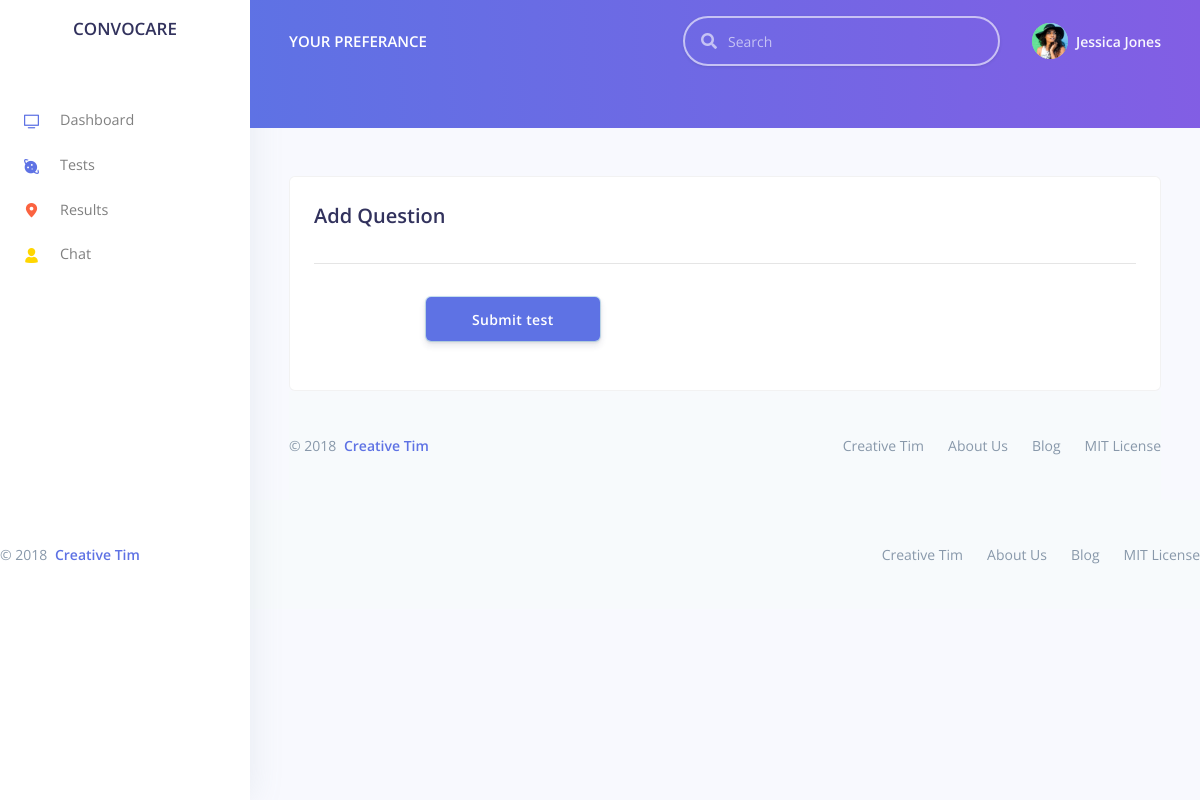
Before: /pages/user/give-test.php?test_id=1 (signed in) with the older database file.
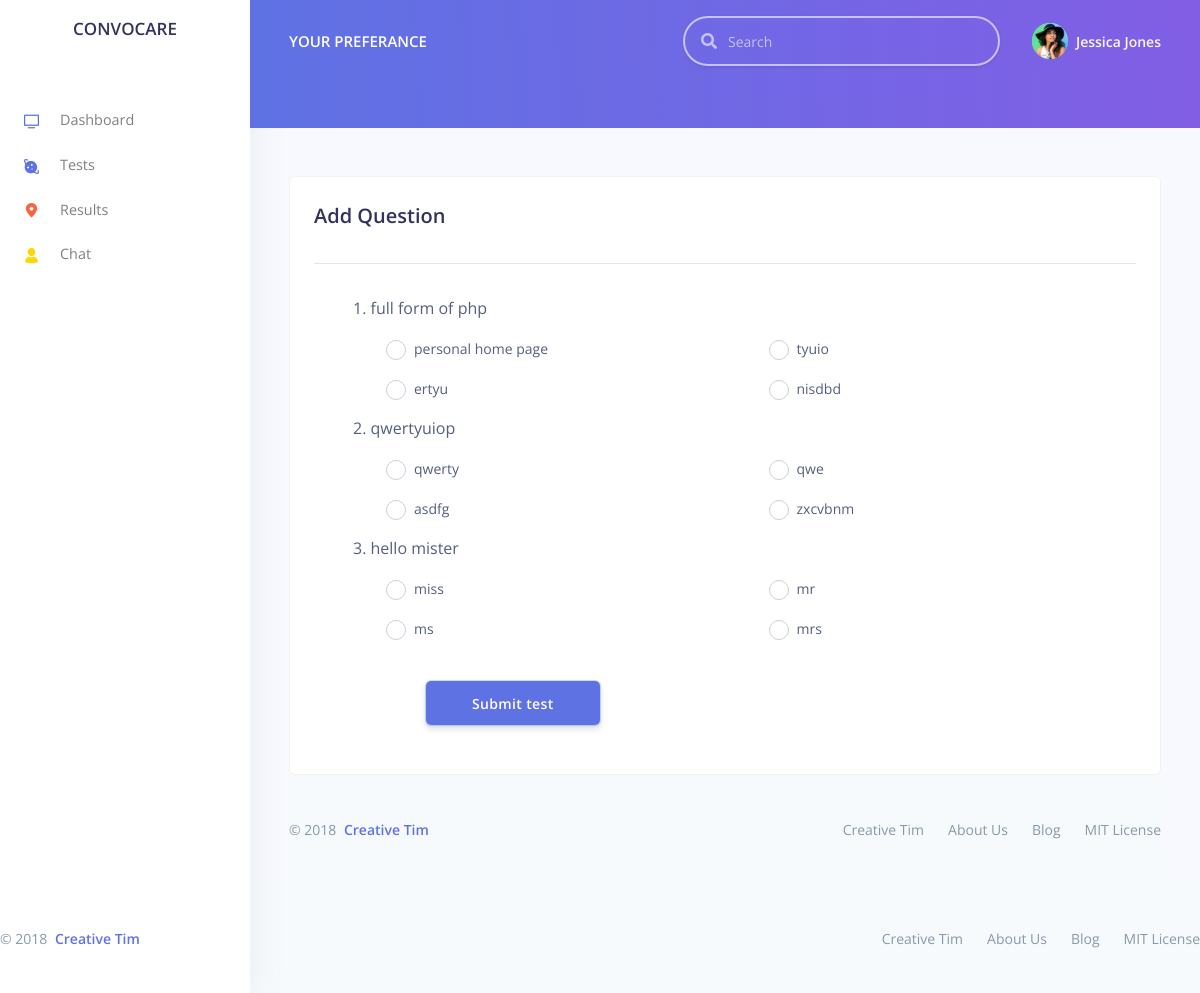
After: the same page with the newer database file.
### tables this page shows
CREATE TABLE `question_choice` (
  `test_id` int(11) NOT NULL,
  `question_id` int(11) NOT NULL,
  `question` varchar(255) NOT NULL,
  `option1` varchar(255) NOT NULL,
  `option2` varchar(255) NOT NULL,
  `option3` varchar(255) NOT NULL,
  `option4` varchar(255) NOT NULL,
  `correct_answer` varchar(255) NOT NULL
);

### pages/user/give-test.php (the view, shortened to what the changed rows need)
<!DOCTYPE html>
<html lang="en">
<?php
$test_id=$_GET['test_id'];
?>
<head>
    <link href="../../assets/js/plugins/nucleo/css/nucleo.css" rel="stylesheet" />
    <link href="../../assets/js/plugins/@fortawesome/fontawesome-free/css/all.min.css" rel="stylesheet" />
    <link href="../../assets/css/argon-dashboard.css?v=1.1.0" rel="stylesheet" />
</head>
<body class="">
<div class="main-content">
    <div class="container-fluid mt-5 ">
        <div class="card">
            <div class="card-body">
                <h2 class="card-title">Add Question<hr></h2>
                <form action="submit-test-process.php" method="POST">
                    <?php
                    include('../../includes/db.php');
                    $query="SELECT * FROM question_choice where test_id=$test_id";
                    $result=mysqli_query($dbc,$query);
                    echo "<form action='test_processing.php' method='POST'>";
                    $i=0;
                    while($data=mysqli_fetch_assoc($result))
                    {
                        $i++;
                        $question_id= $data['question_id'];
                        $question= $data['question'];
                        $opt1=$data['option1'];
                        $opt2=$data['option2'];
                        $opt3=$data['option3'];
                        $opt4=$data['option4'];
                        $correct_answer = $data['correct_answer'];
                        echo<<<ROW
                            <input type="hidden" value="$question_id" name="question_id_$i">
                            <input type="hidden"value="$correct_answer" name="correct_answer_$i">
                          <div class="row ml-4">
                                <div class="col-md-8">
                                    <label>$i. $question<label></br>
                                </div>
                            </div>
                            <div class="row ml-6">
                                <div class="custom-control custom-radio mb-3 col-md 6">
                                    <input name="options_$i" value="$opt1" class="custom-control-input" required id="option1-$i" type="radio">
                                    <label class="custom-control-label" for="option1-$i">$opt1</label>
                                </div>
                                <div class="custom-control custom-radio mb-3 col-md-6">
                                    <input name="options_$i" value="$opt2" class="custom-control-input" required id="option2-$i" type="radio">
                                    <label class="custom-control-label" for="option2-$i">$opt2</label>
                                </div>
                            </div>
                            <div class="row ml-6">
                                <div class="custom-control custom-radio mb-3 col-md 6">
                                    <input name="options_$i" value="$opt3" class="custom-control-input" required id="option3-$i" type="radio">
                                    <label class="custom-control-label" for="option3-$i">$opt3</label>
                                </div>
                                <div class="custom-control custom-radio mb-3 col-md-6">
                                    <input name="options_$i" value="$opt4" class="custom-control-input" required id="option4-$i" type="radio">
                                    <label class="custom-control-label" for="option4-$i">$opt4</label>
                                </div>
                            </div>
ROW;
                    }
                    ?>
                    </div>
            </div>
        </div>
    </div>
</body>
</html>

Changed rows visible on the page:
added question_choice: question "full form of php", option1 "personal home page", option2 "tyuio", option3 "ertyu", option4 "nisdbd"
added question_choice: question "qwertyuiop", option1 "qwerty", option2 "qwe", option3 "asdfg", option4 "zxcvbnm"
added question_choice: question "hello mister", option1 "miss", option2 "mr", option3 "ms", option4 "mrs"
